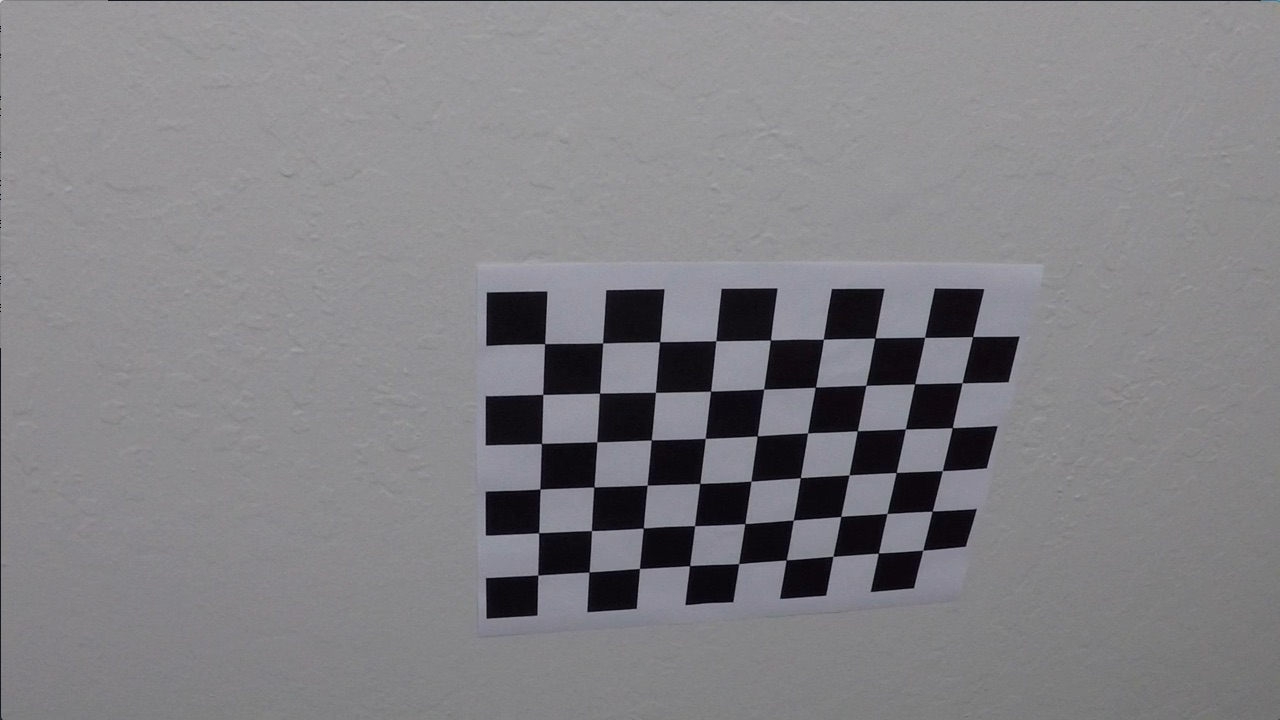
#> input picture camera_cal/calibration10.jpg, 1280 x 720 px; its folder holds only this picture in this run
$ jupyter execute --allow-errors Project.ipynb   (shell and % lines are left out)   (older library calls are emulated)
#> lines starting #> are read from the running program, lines starting #| are printed output that depends on the picture; after the words box and inside, x2 and y2 are one past the last pixel; in counts of white or black regions, pixels touching at a corner belong together
[cell 1]
import matplotlib.pyplot as plt
import matplotlib.image as mpimg
import numpy as np
import glob
import cv2
from moviepy.editor import VideoFileClip
import time
#qt for configurable window

[cell 2]
objpoints = []
imgpoints = []
prevleftx = []
prevrightx = []
prevlefty = []
prevrighty = []

[cell 3]
def drawTransformLines(binary_warped, minpix = 50):
    ############
    ## Code to calculate and draw line positions referenced from Project: Advanced Lane Finding, Pt. 33
    ############

    global prevleftx
    global prevrightx
    global prevlefty
    global prevrighty

    # Take a histogram of the bottom half of the image
    histogram = np.sum(binary_warped[binary_warped.shape[0]//2:,:], axis=0)

    # Create output image to draw
    out_img = np.dstack((binary_warped, binary_warped, binary_warped))*255

    # Find the peak of the left and right halves of the histogram, likely to be the lane line
    midpoint = np.int(histogram.shape[0]/2)
    leftx_base = np.argmax(histogram[:midpoint])
    rightx_base = np.argmax(histogram[midpoint + 200:]) + (midpoint + 200)

    # Choose slices to divide window into
    nwindows = 9

    # Set height of windows by dividing shape by chosen amount of windows
    window_height = np.int(binary_warped.shape[0]/nwindows)

    # Find all non-zero pixels in image
    nonzero = binary_warped.nonzero()
    nonzeroy = np.array(nonzero[0])
    nonzerox = np.array(nonzero[1])

    # Assign current position to base of histogram peaks
    leftx_current = leftx_base
    rightx_current = rightx_base

    # Set the width of the windows pixel found margin
    margin = 50

    # Create empty lists for storing lane indices
    left_lane_inds = []
    right_lane_inds = []

    # Loop through each window up to amount of windows

    for window in range(nwindows):
        # Identify window boundaries
        win_y_low = binary_warped.shape[0] - (window+1)*window_height
        win_y_high = binary_warped.shape[0] - window*window_height
        win_xleft_low = leftx_current - margin
        win_xleft_high = leftx_current + margin
        win_xright_low = rightx_current - margin
        win_xright_high = rightx_current + margin

        # Identify the nonzero pixels in x and y within the current index
        good_left_inds = ((nonzeroy >= win_y_low) & (nonzeroy < win_y_high) & (nonzerox >= win_xleft_low) & \
                          (nonzerox < win_xleft_high)).nonzero()[0]
        good_right_inds = ((nonzeroy >= win_y_low) & (nonzeroy < win_y_high) & (nonzerox >= win_xright_low) & \
                           (nonzerox < win_xright_high)).nonzero()[0]

        # Append to lists
        left_lane_inds.append(good_left_inds)
        right_lane_inds.append(good_right_inds)

        # If you found > minpix pixels, recenter next window on their mean position
        if len(good_left_inds) > minpix:
            leftx_current = np.int(np.mean(nonzerox[good_left_inds]))

        if len(good_right_inds) > minpix:
            rightx_current = np.int(np.mean(nonzerox[good_right_inds]))


    ploty = np.linspace(0, binary_warped.shape[0]-1, binary_warped.shape[0])

    # Concatenate the arrays of indices
    left_lane_inds = np.concatenate(left_lane_inds)
    right_lane_inds = np.concatenate(right_lane_inds)

    # Extract left and right line pixel positions
    leftx = nonzerox[left_lane_inds]
    lefty = nonzeroy[left_lane_inds]
    rightx = nonzerox[right_lane_inds]
    righty = nonzeroy[right_lane_inds]

#   avgleftx, avglefty, avgrightx, avgrighty = averageLines(leftx,lefty,rightx,righty)

    if len(leftx) != 0:
        left_fit = np.polyfit(lefty, leftx, 2)
        prevleftx = leftx
        prevlefty = lefty
    else:
        left_fit = np.polyfit(prevlefty, prevleftx, 2)


    if len(rightx) != 0:
        right_fit = np.polyfit(righty, rightx, 2)
        prevrightx = rightx
        prevrighty = righty
    else:
        right_fit = np.polyfit(prevrighty, prevrightx, 2)


# [6 lines of commented-out code are left out]

    out_img[nonzeroy[left_lane_inds], nonzerox[left_lane_inds]] = [255, 0, 0]
    out_img[nonzeroy[right_lane_inds], nonzerox[right_lane_inds]] = [0, 0, 255]


    return out_img, left_fit, right_fit, ploty


def drawUntransformLines(warped,original,left_fitx,right_fitx,ploty):

    # Create an image to draw the lines on
    warp_zero = np.zeros_like(warped).astype(np.uint8)
    color_warp = np.dstack((warp_zero, warp_zero, warp_zero))

    # Recast the x and y points into usable format for cv2.fillPoly()
    pts_left = np.array([np.transpose(np.vstack([left_fitx, ploty]))])
    pts_right = np.array([np.flipud(np.transpose(np.vstack([right_fitx, ploty])))])
    pts = np.hstack((pts_left, pts_right))

    # Draw the lane onto the warped blank image
    cv2.fillPoly(color_warp, np.int_([pts]), (0,255, 0))

    # Warp the blank back to original image space using inverse perspective matrix (Minv)
    newwarp = transform(color_warp, inverse = True)
    # Combine the result with the original image
    result = cv2.addWeighted(original, 1, newwarp, 0.3, 0)

    return result


def undistort(img, objpoints, imgpoints):
    ret, mtx, dist, rvecs, tvecs = \
    cv2.calibrateCamera(objpoints, imgpoints, img.shape[0:2], None, None)
    undist = cv2.undistort(img, mtx, dist)
    return undist


def convertHSV(img, low, high, default = False):

    img = np.copy(img)

    hsv = cv2.cvtColor(img, cv2.COLOR_RGB2HSV)

    colorbinary = np.zeros((img.shape[0], img.shape[1]))
    colorbinary[(hsv[:,:,0] >= low[0]) & (hsv[:,:,0] <= high[0]) & \
                (hsv[:,:,1] >= low[1]) & (hsv[:,:,1] <= high[1])  &
                (hsv[:,:,2] >= low[2]) & (hsv[:,:,2] <= high[2])] = 1

    return colorbinary


def sobelx(img, sob_thresh = (0,255), kernel = 3):

    img = np.copy(img)

    gray = cv2.cvtColor(img, cv2.COLOR_RGB2GRAY)
    sobel = cv2.Sobel(gray, cv2.CV_64F, 1, 0, ksize = kernel)
    abs_sob = np.absolute(sobel)
    bitsobel = np.uint8(255*abs_sob/np.max(abs_sob))
    sob_binary = np.zeros_like(bitsobel)
    sob_binary[(bitsobel >= sob_thresh[0]) & (bitsobel <= sob_thresh[1])] = 1

    return sob_binary


def transform(img,inverse = False):
        # Store image size
        img_size = (img.shape[1],img.shape[0])

        # Define arbitrary source points based on straight_lines1.jpg
#         src = np.float32([[580,475],
#                           [700,475],
#                           [900,675],
#                           [380,675]])

#         # Define source points
#         dst = np.float32([[380,0],
#                           [900,0],
#                           [900,720],
#                           [380,720]])


        src = np.float32([[529.,466.],
                          [751.,466.],
                          [1218.,675.],
                          [62.,675.]])

        dst = np.float32([[139.,0.],
                          [1141.,0.],
                          [1141.,720.],
                          [139.,720.]])

        # Calculate perspective transform
        M = cv2.getPerspectiveTransform(src, dst)

        if inverse:
            # Calculate inverse transform
            M = cv2.getPerspectiveTransform(dst, src)

        # Warp perspective using either normal or inverse instructions
        warp = cv2.warpPerspective(img, M, img_size, flags=cv2.INTER_LINEAR)
        return warp


def curveAndOffset(img, ploty, left_fitx, right_fitx):
    y_eval = np.max(ploty)

    ym_per_pix = 30./720
    xm_per_pix = 3.7/700

    fit_cr_left = np.polyfit(ploty*ym_per_pix, left_fitx * xm_per_pix, 2)
    fit_cr_right = np.polyfit(ploty*ym_per_pix, right_fitx * xm_per_pix, 2)

    curveLeft = ((1 + (2*fit_cr_left[0]*y_eval*ym_per_pix + fit_cr_left[1])**2)**1.5) / np.absolute(2*fit_cr_left[0])
    curveRight = ((1 + (2*fit_cr_right[0]*y_eval*ym_per_pix + fit_cr_right[1])**2)**1.5) / np.absolute(2*fit_cr_right[0])

    lane_center = (left_fitx[-1] + right_fitx[-1])/2
    offset = np.abs(lane_center - img.shape[1]/2) * xm_per_pix

    return curveLeft, curveRight, offset


def readinCalibrate():
    #Read in chessboard images for camera calibration
    #X = 9
    #Y = 6
    #9x6
    img = glob.glob('camera_cal/calibration*.jpg')

    global objpoints
    global imgpoints

    objp = np.zeros((9*6,3), np.float32) #9x6, 3 coord: x,y,z
    objp[:,:2] = np.mgrid[0:9,0:6].T.reshape(-1,2)

    for i in img:
        img = mpimg.imread(i)
#> img is the input picture: shape (720, 1280, 3); mean R, G, B 130.2, 129.4, 133.1
        gray = cv2.cvtColor(img, cv2.COLOR_RGB2GRAY)
        ret, corners = cv2.findChessboardCorners(gray, (9,6), None)
#> ret = True; corners = 54 rows, first 8: [545.3, 343.1], [602.7, 342.8], [660.1, 341.3], [715.8, 340.7], [770.6, 340], [823.5, 339.2], [874.3, 338.5], [925.1, 337.4]

        if ret == True:
            imgpoints.append(corners)
            objpoints.append(objp)
    return objpoints, imgpoints


def videopipeline(img):
    global objpoints
    global imgpoints

    undistorted = undistort(img, objpoints, imgpoints)

    yellowlow = np.array([10,100,90])
    yellowhigh = np.array([22,220,255])
    whitelow = np.array([20,0,180])
    whitehigh = np.array([255,80,255])

    hsvyellow = convertHSV(undistorted, yellowlow, yellowhigh)
    hsvwhite = convertHSV(undistorted, whitelow, yellowhigh)

    sobel = sobelx(undistorted, (30,100), kernel = 7)

    combo = np.zeros_like(sobel)
    combo[(sobel == 1) | (hsvyellow == 1) | (hsvwhite == 1)] = 1

    transf = transform(combo)
    out,left_fit,right_fit,ploty = drawTransformLines(transf)

    left_fitx = left_fit[0]*ploty**2 + left_fit[1]*ploty + left_fit[2]
    right_fitx = right_fit[0]*ploty**2 + right_fit[1]*ploty + right_fit[2]

    final = drawUntransformLines(combo,undistorted,left_fitx,right_fitx,ploty)
    L_curve, R_curve, offset = curveAndOffset(final, ploty, left_fitx, right_fitx)
    averageCurve = (R_curve + L_curve) / 2
    curvString = "Average Curvature: " + "~ %.3f m" % averageCurve
    midString = "Dist. From Center: " + "~ %.2f m" % offset

    cv2.putText(final,curvString, org = (75,75), fontFace = cv2.FONT_HERSHEY_SIMPLEX, fontScale = 1.2, color = (255,0,255), \
           thickness = 5)
    cv2.putText(final,midString, org = (75,120), fontFace = cv2.FONT_HERSHEY_SIMPLEX, fontScale = 1.2, color = (255,0,255), \
           thickness = 5)

    return final

[cell 4]
readinCalibrate()

print("Calibration images successfully read in.")

[cell 5]
original = mpimg.imread('test_images/test1.jpg')
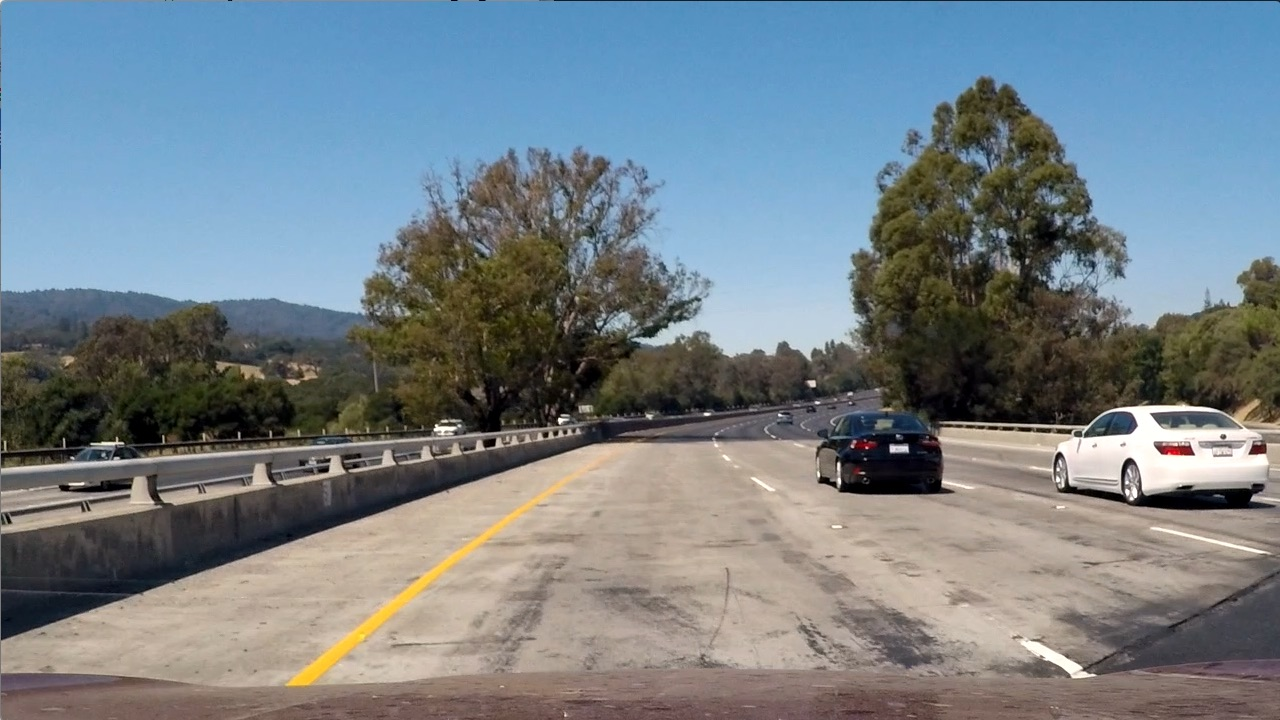
#> input picture test_images/test1.jpg, 1280 x 720 px
#> original is the input picture: shape (720, 1280, 3); mean R, G, B 117.5, 128.7, 135.5
#> (the rest of this cell did not finish here and is left out)

[cell 6]
img = mpimg.imread('test_images/test1.jpg')
imgnew = undistort(img, objpoints, imgpoints)
#> in undistort, `ret, mtx, dist, rvecs, tvecs = \ cv2.calibrateCamera(objpoints, imgpoi..`: ret = 0.714; mtx = [[737.2, 0, 466.5], [0, 560.8, 623.9], [0, 0, 1]]; dist = [[-0.0616, -0.0725, -0.053, 0.0274, 0.0478]]; rvecs = ([0.27, -0.164, -0.0427],); tvecs = ([1.24, -6.02, 12.79],)

# (140,255), sob_thresh = (15,80))

yellowlow = np.array([10,100,90])
yellowhigh = np.array([22,220,255])
whitelow = np.array([20,0,180])
whitehigh = np.array([255,80,255])

hsvyellow = convertHSV(imgnew, yellowlow, yellowhigh)
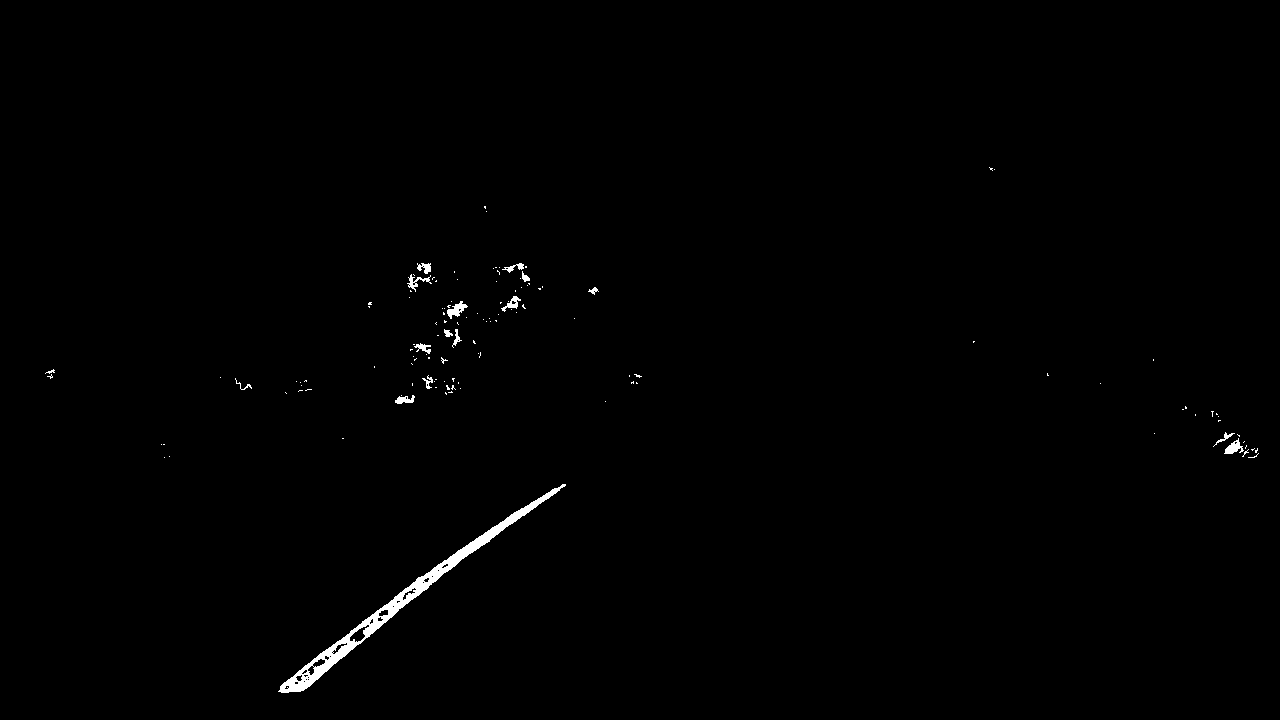
#> hsvyellow: shape (720, 1280) float64; values 0 (black) and 1 (white), 0.59% white; 129 white regions (112 under 20 px), largest, box (x1, y1, x2, y2) and area: (278, 484, 566, 693) 3704, (447, 301, 468, 319) 171, (1224, 438, 1244, 454) 155
hsvwhite = convertHSV(imgnew, whitelow, yellowhigh)
#> hsvwhite: shape (720, 1280) float64; values 0 (black) and 1 (white), 0.45% white; 327 white regions (322 under 20 px), largest, box (x1, y1, x2, y2) and area: (275, 498, 543, 691) 2788, (1115, 471, 1139, 494) 155, (1079, 462, 1090, 471) 42, (116, 488, 123, 501) 41, (322, 681, 331, 687) 37

sobel = sobelx(imgnew, (30,100), kernel = 7)
#> sobel: shape (720, 1280); values 0 (black) and 1 (white), 3.9% white in thin lines or dots

combo = np.zeros_like(sobel)
combo[(sobel == 1) | (hsvyellow == 1) | (hsvwhite == 1)] = 1


f, (ax1, ax2, ax3, ax4) = plt.subplots(1,4, figsize=(20, 10))
f.tight_layout()

ax1.imshow(hsvyellow, cmap = 'gray')
ax1.set_title('HSV Yellow', fontsize=40)

ax2.imshow(hsvwhite, cmap = 'gray')
ax2.set_title('HSV White', fontsize=40)
plt.subplots_adjust(left=0., right=1, top=0.9, bottom=0.)

ax3.imshow(sobel, cmap = 'gray')
ax3.set_title('Sobel', fontsize=40)
plt.subplots_adjust(left=0., right=1, top=0.9, bottom=0.)

ax4.imshow(combo, cmap = 'gray')
ax4.set_title('Combined', fontsize=40)
plt.subplots_adjust(left=0., right=1, top=0.9, bottom=0.)

[cell 7]
img = mpimg.imread('test_images/test1.jpg')

undis = undistort(img,objpoints,imgpoints)
transf = transform(undis)
transf2 = transform(transf,inverse = True)

f, (ax1, ax2, ax3) = plt.subplots(1,3, figsize=(20, 10))
f.tight_layout()
ax1.imshow(undis)
ax1.set_title('Original', fontsize=20)

ax2.imshow(transf)
ax2.set_title('Perspective Transform', fontsize=20)
plt.subplots_adjust(left=0., right=1, top=0.9, bottom=0.)

ax3.imshow(transf2)
ax3.set_title('Inverse Transform', fontsize=20)
plt.subplots_adjust(left=0., right=1, top=0.9, bottom=0.)


# [4 lines of commented-out code are left out]

[cell 8]
trans = transform(combo)

f, (ax1, ax2) = plt.subplots(1,2, figsize=(20, 10))
f.tight_layout()

ax1.imshow(combo, cmap = 'gray')
ax1.set_title('Binary', fontsize=20)

ax2.imshow(trans, cmap = 'gray')
ax2.set_title('Transformed Binary', fontsize=20)
plt.subplots_adjust(left=0., right=1, top=0.9, bottom=0.)

[cell 9]
hist = np.sum(trans[trans.shape[0]//2:,:], axis=0)
plt.plot(hist)
plt.title("Lane Lines", fontsize = 20)

midpoint = np.int(hist.shape[0]/2)
leftx_base = np.argmax(hist[:midpoint])
rightx_base = np.argmax(hist[midpoint + 200:]) + (midpoint + 200)
print("Left X:" , leftx_base)
print("Right X:" , rightx_base)

[cell 10]
out,left_fit,right_fit,ploty = drawTransformLines(trans)

left_fitx = left_fit[0]*ploty**2 + left_fit[1]*ploty + left_fit[2]
right_fitx = right_fit[0]*ploty**2 + right_fit[1]*ploty + right_fit[2]

plt.imshow(out)
plt.plot(left_fitx, ploty, color='yellow')
plt.plot(right_fitx, ploty, color='yellow')

[cell 11]
# drawUntransformLines(warped,original,left_fitx,right_fitx,ploty)


# Calculate radius of the curvature

newIm = drawUntransformLines(combo,undis,left_fitx,right_fitx,ploty)
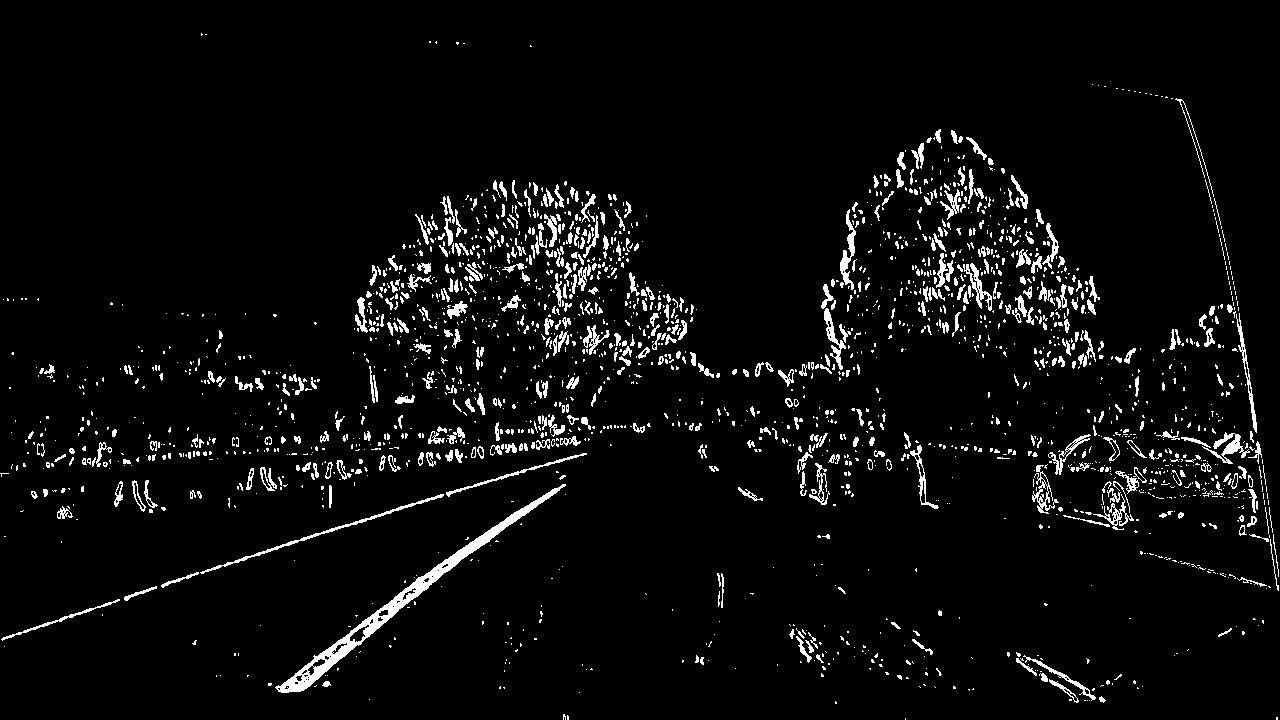
#> combo: shape (720, 1280); values 0 (black) and 1 (white), 4.6% white; 2156 white regions (1666 under 20 px), largest, box (x1, y1, x2, y2) and area: (275, 484, 566, 693) 3742, (200, 494, 444, 574) 708, (1202, 432, 1250, 464) 458

L_curve, R_curve, offset = curveAndOffset(newIm, ploty, left_fitx, right_fitx)
#> L_curve = 915.1; R_curve = 149.6; offset = 0.571

averageCurve = (R_curve + L_curve) / 2
#> averageCurve = 532.3

curvString = "Average Curvature: " + "~ %.3f m" % averageCurve
#> curvString = 'Average Curvature: ~ 532.349 m'
midString = "Dist. From Center: " + "~ %.2f m" % offset
#> midString = 'Dist. From Center: ~ 0.57 m'

cv2.putText(newIm,curvString, org = (75,75), fontFace = cv2.FONT_HERSHEY_SIMPLEX, fontScale = 1.2, color = (255,0,255), \
           thickness = 5)
cv2.putText(newIm,midString, org = (75,120), fontFace = cv2.FONT_HERSHEY_SIMPLEX, fontScale = 1.2, color = (255,0,255), \
           thickness = 5)
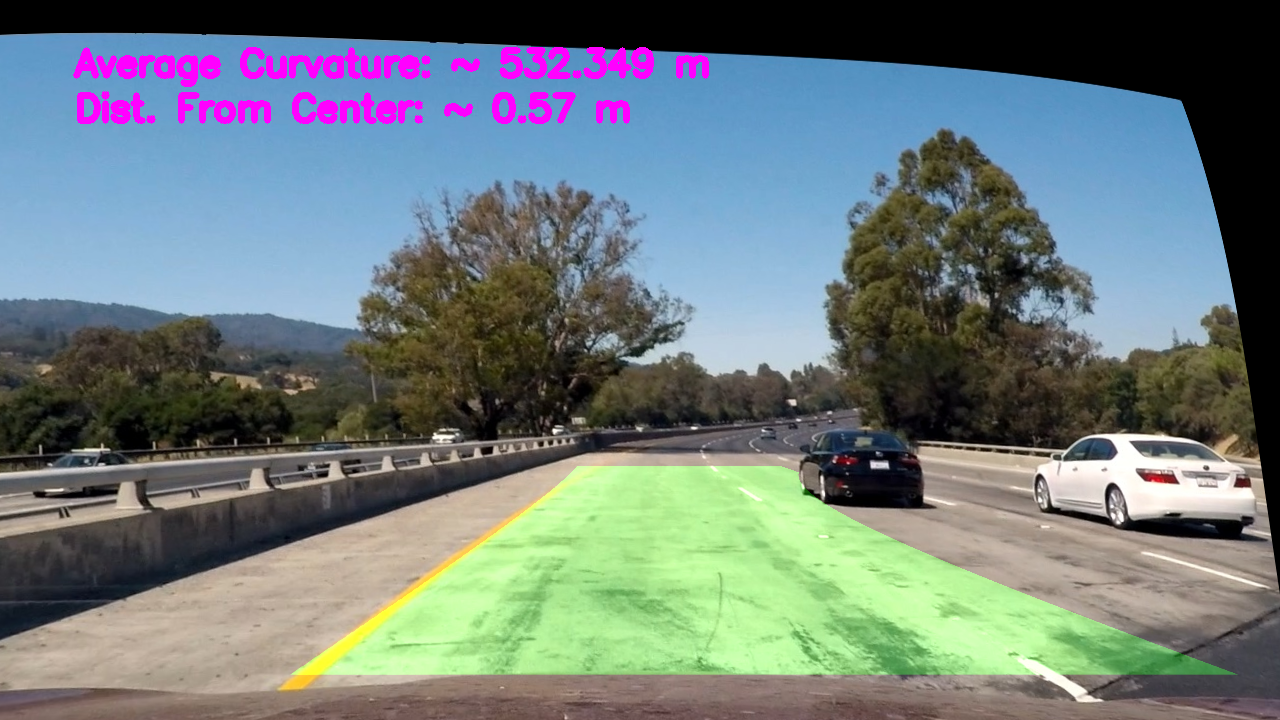
#> newIm: shape (720, 1280, 3); mean R, G, B 110.2, 122.7, 122.4
plt.imshow(newIm)

[cell 12]
# Test full pipeline on one frame

test = mpimg.imread('test_images/test1.jpg')
test = videopipeline(test)
#> in videopipeline, `L_curve, R_curve, offset = curveAndOffset(final, ploty, left_fitx, rig..`: L_curve = 915.1; R_curve = 149.6; offset = 0.571
#> in videopipeline, `averageCurve = (R_curve + L_curve) / 2`: averageCurve = 532.3
#> in videopipeline, `curvString = "Average Curvature: " + "~ %.3f m" % averageCurve`: curvString = 'Average Curvature: ~ 532.349 m'
#> in videopipeline, `midString = "Dist. From Center: " + "~ %.2f m" % offset`: midString = 'Dist. From Center: ~ 0.57 m'
